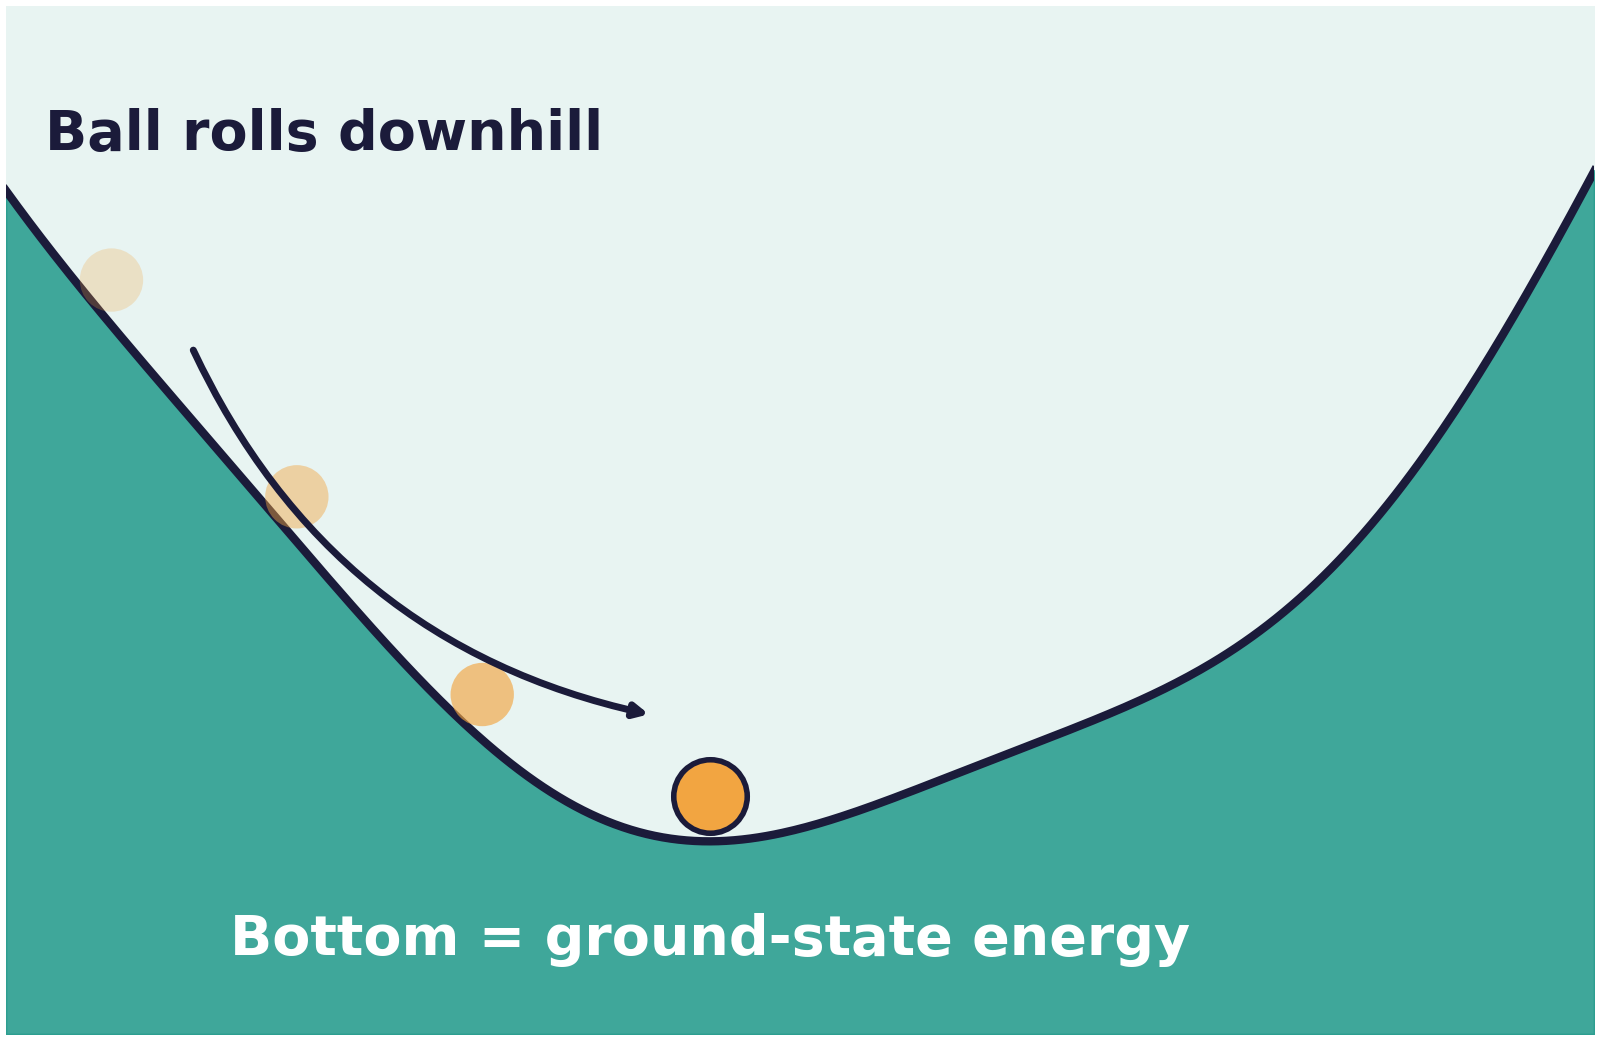

This figure's Python source:
import numpy as np, matplotlib
matplotlib.use("Agg")
import matplotlib.pyplot as plt
INK, AMBER, TEAL = "#1B1B3A", "#F2A541", "#2A9D8F"
x = np.linspace(-3, 3, 400); y = 0.35*x**2 + 0.15*np.sin(2.2*x)
fig, ax = plt.subplots(figsize=(8, 5.2))
ax.fill_between(x, y, 4, color="#E8F4F2")
ax.fill_between(x, -1, y, color=TEAL, alpha=0.9)
ax.plot(x, y, color=INK, lw=3)
xb = x[np.argmin(y)]; yb = y.min()
for i, xs in enumerate([-2.6, -1.9, -1.2]):
    ys = 0.35*xs**2 + 0.15*np.sin(2.2*xs)
    ax.scatter([xs], [ys+0.22], s=520, color=AMBER, alpha=0.25+0.2*i, zorder=3, edgecolor="none")
ax.scatter([xb], [yb+0.22], s=700, color=AMBER, zorder=4, edgecolor=INK, lw=2)
ax.annotate("", xy=(-0.55, 0.55), xytext=(-2.3, 2.35),
            arrowprops=dict(arrowstyle="-|>", color=INK, lw=2.5, connectionstyle="arc3,rad=0.25"))
ax.text(-2.85, 3.3, "Ball rolls downhill", fontsize=20, color=INK, fontweight="bold")
ax.text(xb, yb-0.55, "Bottom = ground-state energy", fontsize=20, color="white", fontweight="bold", ha="center")
ax.set_xlim(-3, 3); ax.set_ylim(-1, 4); ax.axis("off")
fig.tight_layout(pad=0.2); fig.savefig("valley.png", dpi=200, transparent=True)
